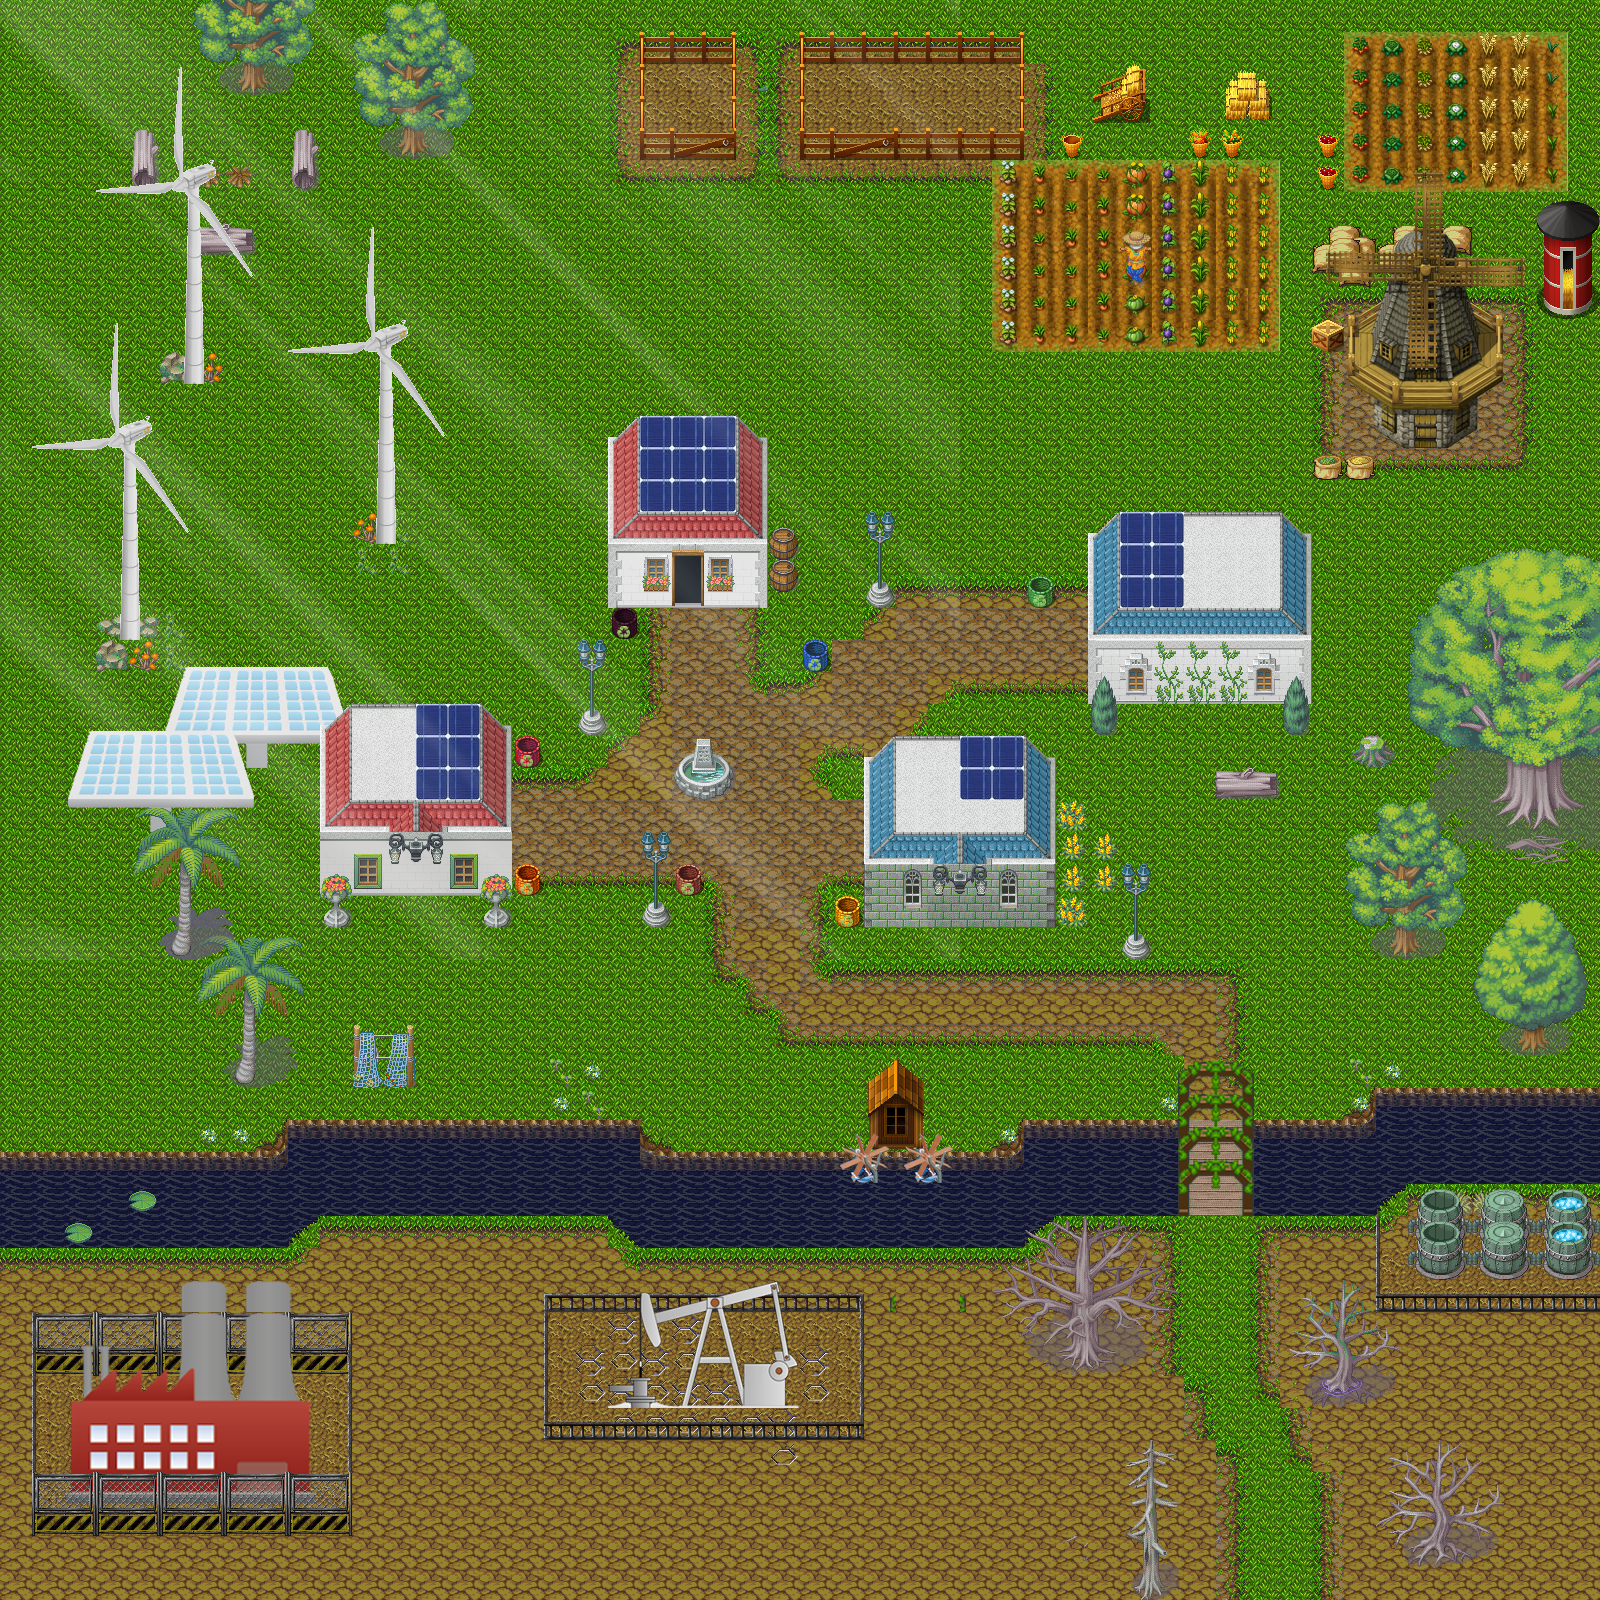

The image is a tile-based game level rendered from a .tmx file. Its description and source (layers, tilesets, objects; grid data summarised) follow:
An orthogonal 50x50 tile map with 32x32 px tiles, 12 tile layers (Terrain, Terrain2 (reservado para plantas y flores xD), Terrain3, Escenario, ...), 6 tilesets, 1 image layer and 78 objects (10x NPCPlayer).

<map version="1.0" orientation="orthogonal" renderorder="right-down" width="50" height="50" tilewidth="32" tileheight="32" nextobjectid="247">
 <properties>
  <property name="z" value="0" />
 </properties>
 <tileset firstgid="1" name="RPGmakerXPMegaTilesetByLmnopguy7" tilewidth="32" tileheight="32">
  <image source="tileset/LicDesc/RPGmakerXPMegaTilesetByLmnopguy7.png" width="256" height="15300" />
 </tileset>
 <tileset firstgid="3825" name="tilemap" tilewidth="32" tileheight="32">
  <image source="tileset/tilemap.png" width="512" height="544" />
  <terraintypes>
   <terrain name="Pasto" tile="177" />
   <terrain name="Agua" tile="163">
    <properties>
     <property name="type" value="solid" />
    </properties>
   </terrain>
   <terrain name="Piedra" tile="17" />
   <terrain name="Tierra" tile="23" />
  </terraintypes>
  <tile id="0" terrain="0,0,0,2" />
  <tile id="1" terrain="0,0,2,2" />
  <tile id="2" terrain="0,0,2,0" />
  <tile id="6" terrain="0,0,0,3" />
  <tile id="7" terrain="0,0,3,3" />
  <tile id="8" terrain="0,0,3,0" />
  <tile id="16" terrain="0,2,0,2" />
  <tile id="17" terrain="2,2,2,2" />
  <tile id="18" terrain="2,0,2,0" />
  <tile id="22" terrain="0,3,0,3" />
  <tile id="23" terrain="3,3,3,3" />
  <tile id="24" terrain="3,0,3,0" />
  <tile id="32" terrain="0,2,0,0" />
  <tile id="33" terrain="2,2,0,0" />
  <tile id="34" terrain="2,0,0,0" />
  <tile id="38" terrain="0,3,0,0" />
  <tile id="39" terrain="3,3,0,0" />
  <tile id="40" terrain="3,0,0,0" />
  <tile id="48" terrain="2,2,2,0" />
  <tile id="49" terrain="2,2,0,2" />
  <tile id="50" terrain="2,2,2,2" />
  <tile id="54" terrain="3,3,3,0" />
  <tile id="55" terrain="3,3,0,3" />
  <tile id="64" terrain="2,0,2,2" />
  <tile id="65" terrain="0,2,2,2" />
  <tile id="70" terrain="3,0,3,3" />
  <tile id="71" terrain="0,3,3,3" />
  <tile id="160" terrain="1,1,1,0" />
  <tile id="161" terrain="1,1,0,0" />
  <tile id="162" terrain="1,1,0,1" />
  <tile id="163" terrain="1,1,1,1" />
  <tile id="176" terrain="1,0,1,0" />
  <tile id="177" terrain="0,0,0,0" />
  <tile id="178" terrain="0,1,0,1" />
  <tile id="192" terrain="1,0,1,1" />
  <tile id="193" terrain="0,0,1,1" />
  <tile id="194" terrain="0,1,1,1" />
  <tile id="208">
   <animation>
    <frame tileid="208" duration="500" />
    <frame tileid="259" duration="200" />
    <frame tileid="256" duration="200" />
    <frame tileid="262" duration="200" />
    <frame tileid="256" duration="200" />
    <frame tileid="259" duration="200" />
   </animation>
  </tile>
  <tile id="209">
   <animation>
    <frame tileid="209" duration="500" />
    <frame tileid="260" duration="200" />
    <frame tileid="257" duration="200" />
    <frame tileid="263" duration="200" />
    <frame tileid="257" duration="200" />
    <frame tileid="260" duration="200" />
   </animation>
  </tile>
  <tile id="210">
   <animation>
    <frame tileid="210" duration="500" />
    <frame tileid="261" duration="200" />
    <frame tileid="258" duration="200" />
    <frame tileid="264" duration="200" />
    <frame tileid="258" duration="200" />
    <frame tileid="261" duration="200" />
   </animation>
  </tile>
 </tileset>
 <tileset firstgid="4097" name="tilesetAmb" tilewidth="32" tileheight="32">
  <image source="tileset/tilesetAmb.png" width="960" height="448" />
 </tileset>
 <tileset firstgid="4517" name="future-joy-tilee" tilewidth="32" tileheight="32">
  <image source="tileset/future-joy-tilee.png" width="512" height="512" />
 </tileset>
 <tileset firstgid="4773" name="farmnaturecrops" tilewidth="32" tileheight="32">
  <image source="tileset/farmnaturecrops.png" width="384" height="256" />
 </tileset>
 <tileset firstgid="4869" name="TileC_exterior_1" tilewidth="32" tileheight="32">
  <image source="tileset/TileC_exterior_1.png" width="512" height="512" />
 </tileset>
 <layer name="Terrain" width="50" height="50">
  <properties>
   <property name="z" value="0" />
  </properties>
  <data>[2500 cells, 2500 non-empty, 40 distinct tile ids]</data>
 </layer>
 <layer name="Terrain2 (reservado para plantas y flores xD)" width="50" height="50">
  <properties>
   <property name="z" value="1" />
  </properties>
  <data>[2500 cells, 464 non-empty, 246 distinct tile ids]</data>
 </layer>
 <layer name="Terrain3" width="50" height="50">
  <properties>
   <property name="z" value="2" />
  </properties>
  <data>[2500 cells, 320 non-empty, 139 distinct tile ids]</data>
 </layer>
 <layer name="Escenario" width="50" height="50">
  <properties>
   <property name="z" value="3" />
  </properties>
  <data>[2500 cells, 236 non-empty, 174 distinct tile ids]</data>
 </layer>
 <layer name="Escenario2" width="50" height="50">
  <properties>
   <property name="z" value="4" />
  </properties>
  <data>[2500 cells, 105 non-empty, 53 distinct tile ids]</data>
 </layer>
 <layer name="Terrain4" width="50" height="50">
  <properties>
   <property name="z" value="5" />
  </properties>
  <data>[2500 cells, 6 non-empty, 2 distinct tile ids]</data>
 </layer>
 <objectgroup color="#ff0000" name="NPCs">
  <properties>
   <property name="z" value="6" />
  </properties>
  <object id="76" name="NPCPlayer" x="318" y="628" width="32" height="32">
   <properties>
    <property name="nombre" value="hipatia" />
   </properties>
  </object>
  <object id="78" name="NPCPlayer" x="1120" y="576" width="32" height="32">
   <properties>
    <property name="nombre" value="Divina" />
   </properties>
  </object>
  <object id="79" name="NPCPlayer" x="128" y="224" width="32" height="32">
   <properties>
    <property name="nombre" value="Chris" />
   </properties>
  </object>
  <object id="82" name="NPCPlayer" x="288" y="1248" width="32" height="32">
   <properties>
    <property name="nombre" value="fibonacci" />
   </properties>
  </object>
  <object id="84" name="NPCPlayer" x="512" y="512" width="32" height="32">
   <properties>
    <property name="nombre" value="Daniela" />
   </properties>
  </object>
  <object id="85" name="NPCPlayer" x="580" y="322" width="32" height="32">
   <properties>
    <property name="nombre" value="carlos" />
   </properties>
  </object>
  <object id="86" name="NPCPlayer" x="64" y="1088" width="32" height="32">
   <properties>
    <property name="nombre" value="eduardo" />
   </properties>
  </object>
  </objectgroup>
 <layer name="Techos" width="50" height="50">
  <properties>
   <property name="z" value="7" />
  </properties>
  <data>[2500 cells, 156 non-empty, 58 distinct tile ids]</data>
 </layer>
 <layer name="Terrain5" width="50" height="50">
  <properties>
   <property name="z" value="8" />
  </properties>
  <data>[2500 cells, 57 non-empty, 27 distinct tile ids]</data>
 </layer>
 <layer name="Techos2" width="50" height="50">
  <properties>
   <property name="z" value="9" />
  </properties>
  <data>[2500 cells, 59 non-empty, 31 distinct tile ids]</data>
 </layer>
 <layer name="Escenario3" width="50" height="50">
  <properties>
   <property name="z" value="10" />
  </properties>
  <data>[2500 cells, 1 non-empty, 1 distinct tile ids]</data>
 </layer>
 <layer name="Escenario4" width="50" height="50">
  <properties>
   <property name="z" value="11" />
  </properties>
  <data>[2500 cells, 0 non-empty, 0 distinct tile ids]</data>
 </layer>
 <layer name="Escenario5" width="50" height="50">
  <properties>
   <property name="z" value="12" />
  </properties>
  <data>[2500 cells, 0 non-empty, 0 distinct tile ids]</data>
 </layer>
 <objectgroup color="#15ff00" name="Triggers" />
 <objectgroup name="collision">
  <!-- 67 objects omitted --></objectgroup>
 <imagelayer name="Luz">
  <image source="tileset/overlay.png" />
  <properties>
   <property name="ratio" value="0.5" />
  </properties>
 </imagelayer>
 <objectgroup color="#ffb300" name="Spawns">
  <!-- 1 objects omitted --></objectgroup>
</map>
<!-- 71 of 78 objects omitted -->
